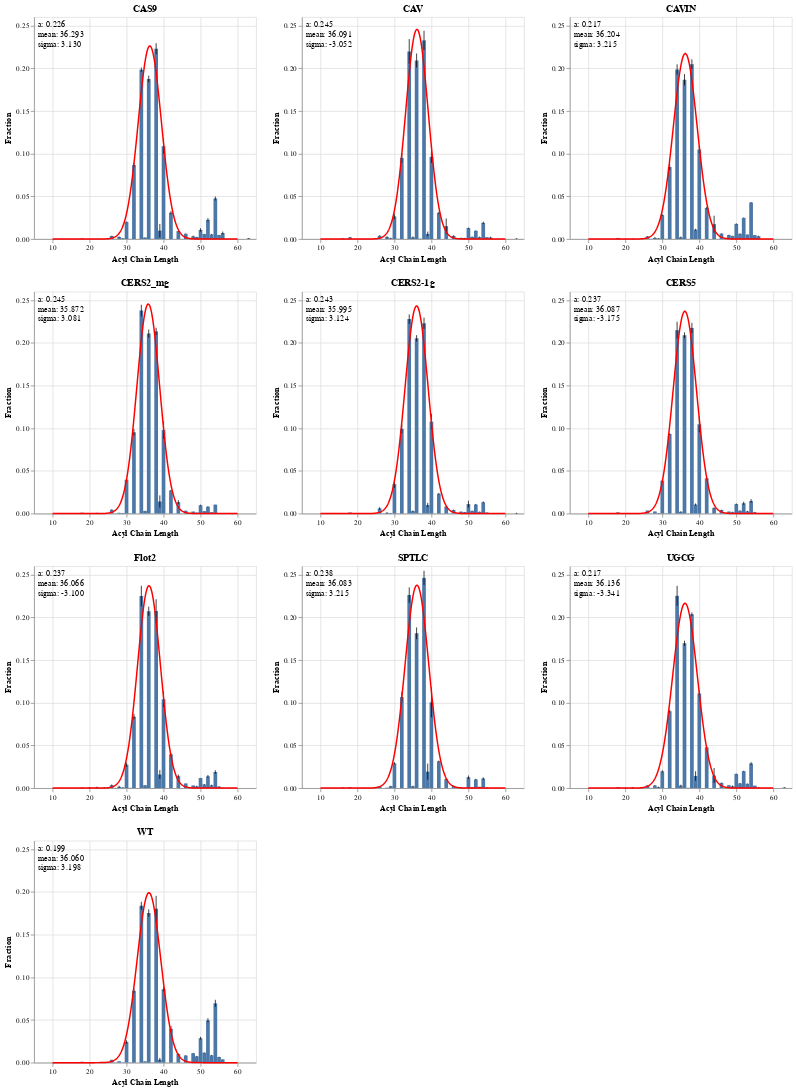

This figure's notebook cell:
### Code cell
chart_list = []
i = 0
def gaus(x,a,x0,sigma):
        return a*np.exp(-(x-x0)**2/(2*sigma**2))
    
for protein in ptnstd['Mutation'].unique():
    source = ptnstd[ptnstd['Mutation'] == protein]
    
    # create error bars
    err = alt.Chart(source).mark_errorbar(extent='stdev').encode(
        x='Acyl Chain Length:Q',
        y='Fraction:Q',
    )
    
    # create histogram
    bar = alt.Chart(source).mark_bar().encode(
        x='Acyl Chain Length:Q',
        y=alt.Y('mean(Fraction):Q').scale(domain=[0,.26]),
    ).properties(title=protein)
    
    # create gaussian
    x = ptns[(ptns['Acyl Chain Length'] % 2 == 0)]['Acyl Chain Length']
    y = ptns[protein].loc[x.index]
    
    # expected vals
    n = sum(y)                         
    mean = sum(x*y)/n                  
    sigma = sum(y*(x-mean)**2)/n 
    
    popt,pcov = curve_fit(gaus,x,y,p0=[1,mean,sigma])
    
    xx = np.linspace(10, 60, 500)
    
    s = pd.DataFrame({'Acyl Chain Length':xx, 'y':gaus(xx, *popt)})
    
    gauss = alt.Chart(s).mark_line(color='red').encode(
        x='Acyl Chain Length:Q',
        y='y:Q'
    )
    
    text = alt.Chart({'values':[{}]}).mark_text(
        align="left", baseline="top"
    ).encode(
        x=alt.value(5),  # pixels from left
        y=alt.value(5),  # pixels from top
        text=alt.value([f"a: {popt[0]:.3f}", f"mean: {popt[1]:.3f}", f"sigma: {popt[2]:.3f}"])
    )
    
    # append to chart list
    chart = bar + err + gauss + text
    
    chart_list.append(chart)
    
    i +=1
    

side_by_side_err = alt.hconcat(*chart_list[:3]) & alt.hconcat(*chart_list[3:6]) & alt.hconcat(*chart_list[6:9]) & chart_list[9]

side_by_side_err

# side_by_side_err2 = alt.hconcat(*chart_list[:4]) & alt.hconcat(*chart_list[4:8]) & alt.hconcat(*chart_list[8:])

# side_by_side_err2

### Figure 1 — Vega-Lite specification as saved in the notebook (floating-point values rounded to 4 significant figures; data arrays with more than 128 entries replaced by an {"elided": "..."} marker saying what was removed)
{"config": {"view": {"continuousWidth": 300, "continuousHeight": 300}}, "vconcat": [{"hconcat": [{"layer": [{"mark": {"type": "bar"}, "encoding": {"x": {"field": "Acyl Chain Length", "type": "quantitative"}, "y": {"aggregate": "mean", "field": "Fraction", "scale": {"domain": [0, 0.26]}, "type": "quantitative"}}, "title": "CAS9"}, {"mark": {"type": "errorbar", "extent": "stdev"}, "encoding": {"x": {"field": "Acyl Chain Length", "type": "quantitative"}, "y": {"field": "Fraction", "type": "quantitative"}}}, {"data": {"name": "data-d454a2ef7132a04fa4c5c0b6629f6da1"}, "mark": {"type": "line", "color": "red"}, "encoding": {"x": {"field": "Acyl Chain Length", "type": "quantitative"}, "y": {"field": "y", "type": "quantitative"}}}, {"data": {"name": "empty"}, "mark": {"type": "text", "align": "left", "baseline": "top"}, "encoding": {"text": {"value": ["a: 0.226", "mean: 36.293", "sigma: 3.130"]}, "x": {"value": 5}, "y": {"value": 5}}}], "data": {"name": "data-f82f78fd6061769ecfe72e03b6eb4854"}}, {"layer": [{"mark": {"type": "bar"}, "encoding": {"x": {"field": "Acyl Chain Length", "type": "quantitative"}, "y": {"aggregate": "mean", "field": "Fraction", "scale": {"domain": [0, 0.26]}, "type": "quantitative"}}, "title": "CAV"}, {"mark": {"type": "errorbar", "extent": "stdev"}, "encoding": {"x": {"field": "Acyl Chain Length", "type": "quantitative"}, "y": {"field": "Fraction", "type": "quantitative"}}}, {"data": {"name": "data-fead447c762a5c3dbcf4011e5292ee02"}, "mark": {"type": "line", "color": "red"}, "encoding": {"x": {"field": "Acyl Chain Length", "type": "quantitative"}, "y": {"field": "y", "type": "quantitative"}}}, {"data": {"name": "empty"}, "mark": {"type": "text", "align": "left", "baseline": "top"}, "encoding": {"text": {"value": ["a: 0.245", "mean: 36.091", "sigma: -3.052"]}, "x": {"value": 5}, "y": {"value": 5}}}], "data": {"name": "data-8a5231f5da3eb8958552aa8d918d07d8"}}, {"layer": [{"mark": {"type": "bar"}, "encoding": {"x": {"field": "Acyl Chain Length", "type": "quantitative"}, "y": {"aggregate": "mean", "field": "Fraction", "scale": {"domain": [0, 0.26]}, "type": "quantitative"}}, "title": "CAVIN"}, {"mark": {"type": "errorbar", "extent": "stdev"}, "encoding": {"x": {"field": "Acyl Chain Length", "type": "quantitative"}, "y": {"field": "Fraction", "type": "quantitative"}}}, {"data": {"name": "data-386514f8ca0fd4cf58a39680089ec67c"}, "mark": {"type": "line", "color": "red"}, "encoding": {"x": {"field": "Acyl Chain Length", "type": "quantitative"}, "y": {"field": "y", "type": "quantitative"}}}, {"data": {"name": "empty"}, "mark": {"type": "text", "align": "left", "baseline": "top"}, "encoding": {"text": {"value": ["a: 0.217", "mean: 36.204", "sigma: 3.215"]}, "x": {"value": 5}, "y": {"value": 5}}}], "data": {"name": "data-dd02966752791142c17962dc9d909850"}}]}, {"hconcat": [{"layer": [{"mark": {"type": "bar"}, "encoding": {"x": {"field": "Acyl Chain Length", "type": "quantitative"}, "y": {"aggregate": "mean", "field": "Fraction", "scale": {"domain": [0, 0.26]}, "type": "quantitative"}}, "title": "CERS2_mg"}, {"mark": {"type": "errorbar", "extent": "stdev"}, "encoding": {"x": {"field": "Acyl Chain Length", "type": "quantitative"}, "y": {"field": "Fraction", "type": "quantitative"}}}, {"data": {"name": "data-a78e0856710b98c78d7ec9ecd7c9fad5"}, "mark": {"type": "line", "color": "red"}, "encoding": {"x": {"field": "Acyl Chain Length", "type": "quantitative"}, "y": {"field": "y", "type": "quantitative"}}}, {"data": {"name": "empty"}, "mark": {"type": "text", "align": "left", "baseline": "top"}, "encoding": {"text": {"value": ["a: 0.245", "mean: 35.872", "sigma: 3.081"]}, "x": {"value": 5}, "y": {"value": 5}}}], "data": {"name": "data-347612a14e0f6ee4b78c2efbbd7fa5c6"}}, {"layer": [{"mark": {"type": "bar"}, "encoding": {"x": {"field": "Acyl Chain Length", "type": "quantitative"}, "y": {"aggregate": "mean", "field": "Fraction", "scale": {"domain": [0, 0.26]}, "type": "quantitative"}}, "title": "CERS2-1g"}, {"mark": {"type": "errorbar", "extent": "stdev"}, "encoding": {"x": {"field": "Acyl Chain Length", "type": "quantitative"}, "y": {"field": "Fraction", "type": "quantitative"}}}, {"data": {"name": "data-dd93329902c024a0bb2e6d10e9737f53"}, "mark": {"type": "line", "color": "red"}, "encoding": {"x": {"field": "Acyl Chain Length", "type": "quantitative"}, "y": {"field": "y", "type": "quantitative"}}}, {"data": {"name": "empty"}, "mark": {"type": "text", "align": "left", "baseline": "top"}, "encoding": {"text": {"value": ["a: 0.243", "mean: 35.995", "sigma: 3.124"]}, "x": {"value": 5}, "y": {"value": 5}}}], "data": {"name": "data-0d27584d6717897f75b1edf1dd0b4e8d"}}, {"layer": [{"mark": {"type": "bar"}, "encoding": {"x": {"field": "Acyl Chain Length", "type": "quantitative"}, "y": {"aggregate": "mean", "field": "Fraction", "scale": {"domain": [0, 0.26]}, "type": "quantitative"}}, "title": "CERS5"}, {"mark": {"type": "errorbar", "extent": "stdev"}, "encoding": {"x": {"field": "Acyl Chain Length", "type": "quantitative"}, "y": {"field": "Fraction", "type": "quantitative"}}}, {"data": {"name": "data-19a7c392e2e127fc8b01c7ba1042329e"}, "mark": {"type": "line", "color": "red"}, "encoding": {"x": {"field": "Acyl Chain Length", "type": "quantitative"}, "y": {"field": "y", "type": "quantitative"}}}, {"data": {"name": "empty"}, "mark": {"type": "text", "align": "left", "baseline": "top"}, "encoding": {"text": {"value": ["a: 0.237", "mean: 36.087", "sigma: -3.175"]}, "x": {"value": 5}, "y": {"value": 5}}}], "data": {"name": "data-532beddba1604613b7af9fce76f92b0e"}}]}, {"hconcat": [{"layer": [{"mark": {"type": "bar"}, "encoding": {"x": {"field": "Acyl Chain Length", "type": "quantitative"}, "y": {"aggregate": "mean", "field": "Fraction", "scale": {"domain": [0, 0.26]}, "type": "quantitative"}}, "title": "Flot2"}, {"mark": {"type": "errorbar", "extent": "stdev"}, "encoding": {"x": {"field": "Acyl Chain Length", "type": "quantitative"}, "y": {"field": "Fraction", "type": "quantitative"}}}, {"data": {"name": "data-15d8f065ac366cbbc5a859f4581253ba"}, "mark": {"type": "line", "color": "red"}, "encoding": {"x": {"field": "Acyl Chain Length", "type": "quantitative"}, "y": {"field": "y", "type": "quantitative"}}}, {"data": {"name": "empty"}, "mark": {"type": "text", "align": "left", "baseline": "top"}, "encoding": {"text": {"value": ["a: 0.237", "mean: 36.066", "sigma: -3.100"]}, "x": {"value": 5}, "y": {"value": 5}}}], "data": {"name": "data-df708cc66cbf3c4e6385a6af05de4b84"}}, {"layer": [{"mark": {"type": "bar"}, "encoding": {"x": {"field": "Acyl Chain Length", "type": "quantitative"}, "y": {"aggregate": "mean", "field": "Fraction", "scale": {"domain": [0, 0.26]}, "type": "quantitative"}}, "title": "SPTLC"}, {"mark": {"type": "errorbar", "extent": "stdev"}, "encoding": {"x": {"field": "Acyl Chain Length", "type": "quantitative"}, "y": {"field": "Fraction", "type": "quantitative"}}}, {"data": {"name": "data-12539222913861ad643b50db57b8dbae"}, "mark": {"type": "line", "color": "red"}, "encoding": {"x": {"field": "Acyl Chain Length", "type": "quantitative"}, "y": {"field": "y", "type": "quantitative"}}}, {"data": {"name": "empty"}, "mark": {"type": "text", "align": "left", "baseline": "top"}, "encoding": {"text": {"value": ["a: 0.238", "mean: 36.083", "sigma: 3.215"]}, "x": {"value": 5}, "y": {"value": 5}}}], "data": {"name": "data-1c18110f370af7986665ea482501d41d"}}, {"layer": [{"mark": {"type": "bar"}, "encoding": {"x": {"field": "Acyl Chain Length", "type": "quantitative"}, "y": {"aggregate": "mean", "field": "Fraction", "scale": {"domain": [0, 0.26]}, "type": "quantitative"}}, "title": "UGCG"}, {"mark": {"type": "errorbar", "extent": "stdev"}, "encoding": {"x": {"field": "Acyl Chain Length", "type": "quantitative"}, "y": {"field": "Fraction", "type": "quantitative"}}}, {"data": {"name": "data-0bfb29c67210cc89cd81f9ea10d6d83c"}, "mark": {"type": "line", "color": "red"}, "encoding": {"x": {"field": "Acyl Chain Length", "type": "quantitative"}, "y": {"field": "y", "type": "quantitative"}}}, {"data": {"name": "empty"}, "mark": {"type": "text", "align": "left", "baseline": "top"}, "encoding": {"text": {"value": ["a: 0.217", "mean: 36.136", "sigma: -3.341"]}, "x": {"value": 5}, "y": {"value": 5}}}], "data": {"name": "data-449b2d1ce174a64c1489b38dc5252747"}}]}, {"layer": [{"mark": {"type": "bar"}, "encoding": {"x": {"field": "Acyl Chain Length", "type": "quantitative"}, "y": {"aggregate": "mean", "field": "Fraction", "scale": {"domain": [0, 0.26]}, "type": "quantitative"}}, "title": "WT"}, {"mark": {"type": "errorbar", "extent": "stdev"}, "encoding": {"x": {"field": "Acyl Chain Length", "type": "quantitative"}, "y": {"field": "Fraction", "type": "quantitative"}}}, {"data": {"name": "data-42e5626884f7bbc6054b829e8dc2e779"}, "mark": {"type": "line", "color": "red"}, "encoding": {"x": {"field": "Acyl Chain Length", "type": "quantitative"}, "y": {"field": "y", "type": "quantitative"}}}, {"data": {"name": "empty"}, "mark": {"type": "text", "align": "left", "baseline": "top"}, "encoding": {"text": {"value": ["a: 0.199", "mean: 36.060", "sigma: 3.198"]}, "x": {"value": 5}, "y": {"value": 5}}}], "data": {"name": "data-397b919d6a006bd6b55aad4876858455"}}], "$schema": "https://vega.github.io/schema/vega-lite/v5.16.3.json", "datasets": {"data-f82f78fd6061769ecfe72e03b6eb4854": {"elided": "172 records"}, "data-d454a2ef7132a04fa4c5c0b6629f6da1": {"elided": "500 records"}, "empty": [{}], "data-8a5231f5da3eb8958552aa8d918d07d8": {"elided": "172 records"}, "data-fead447c762a5c3dbcf4011e5292ee02": {"elided": "500 records"}, "data-dd02966752791142c17962dc9d909850": {"elided": "172 records"}, "data-386514f8ca0fd4cf58a39680089ec67c": {"elided": "500 records"}, "data-347612a14e0f6ee4b78c2efbbd7fa5c6": {"elided": "172 records"}, "data-a78e0856710b98c78d7ec9ecd7c9fad5": {"elided": "500 records"}, "data-0d27584d6717897f75b1edf1dd0b4e8d": {"elided": "172 records"}, "data-dd93329902c024a0bb2e6d10e9737f53": {"elided": "500 records"}, "data-532beddba1604613b7af9fce76f92b0e": {"elided": "172 records"}, "data-19a7c392e2e127fc8b01c7ba1042329e": {"elided": "500 records"}, "data-df708cc66cbf3c4e6385a6af05de4b84": {"elided": "172 records"}, "data-15d8f065ac366cbbc5a859f4581253ba": {"elided": "500 records"}, "data-1c18110f370af7986665ea482501d41d": {"elided": "172 records"}, "data-12539222913861ad643b50db57b8dbae": {"elided": "500 records"}, "data-449b2d1ce174a64c1489b38dc5252747": {"elided": "172 records"}, "data-0bfb29c67210cc89cd81f9ea10d6d83c": {"elided": "500 records"}, "data-397b919d6a006bd6b55aad4876858455": {"elided": "172 records"}, "data-42e5626884f7bbc6054b829e8dc2e779": {"elided": "500 records"}}}
